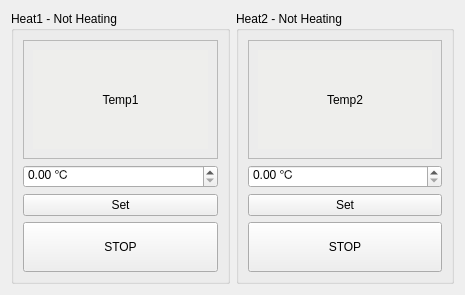
<?xml version="1.0" encoding="UTF-8"?>
<ui version="4.0">
 <class>Form</class>
 <widget class="QWidget" name="Form">
  <property name="geometry">
   <rect>
    <x>0</x>
    <y>0</y>
    <width>465</width>
    <height>295</height>
   </rect>
  </property>
  <property name="maximumSize">
   <size>
    <width>506</width>
    <height>600</height>
   </size>
  </property>
  <property name="windowTitle">
   <string>Form</string>
  </property>
  <layout class="QHBoxLayout" name="horizontalLayout">
   <item>
    <layout class="QVBoxLayout" name="verticalLayout_4">
     <item>
      <widget class="QGroupBox" name="heat1Box">
       <property name="title">
        <string>Heat1 - Not Heating</string>
       </property>
       <layout class="QVBoxLayout" name="verticalLayout">
        <item>
         <layout class="QVBoxLayout" name="verticalLayout_2">
          <item>
           <widget class="QFrame" name="heat1Frame">
            <property name="sizePolicy">
             <sizepolicy hsizetype="Minimum" vsizetype="Minimum">
              <horstretch>0</horstretch>
              <verstretch>0</verstretch>
             </sizepolicy>
            </property>
            <property name="minimumSize">
             <size>
              <width>0</width>
              <height>0</height>
             </size>
            </property>
            <property name="baseSize">
             <size>
              <width>0</width>
              <height>0</height>
             </size>
            </property>
            <property name="frameShape">
             <enum>QFrame::StyledPanel</enum>
            </property>
            <property name="frameShadow">
             <enum>QFrame::Raised</enum>
            </property>
            <layout class="QVBoxLayout" name="verticalLayout_3">
             <item>
              <widget class="QLabel" name="heat1Temp">
               <property name="sizePolicy">
                <sizepolicy hsizetype="Minimum" vsizetype="Minimum">
                 <horstretch>0</horstretch>
                 <verstretch>0</verstretch>
                </sizepolicy>
               </property>
               <property name="styleSheet">
                <string notr="true">background-color: rgb(238, 238, 236);</string>
               </property>
               <property name="text">
                <string>Temp1</string>
               </property>
               <property name="alignment">
                <set>Qt::AlignCenter</set>
               </property>
              </widget>
             </item>
            </layout>
           </widget>
          </item>
          <item>
           <widget class="QDoubleSpinBox" name="heat1Spin">
            <property name="suffix">
             <string> ℃</string>
            </property>
            <property name="maximum">
             <double>200.000000000000000</double>
            </property>
            <property name="singleStep">
             <double>10.000000000000000</double>
            </property>
           </widget>
          </item>
          <item>
           <widget class="QPushButton" name="heat1SetBtn">
            <property name="text">
             <string>Set</string>
            </property>
           </widget>
          </item>
         </layout>
        </item>
        <item>
         <widget class="QPushButton" name="stop1Btn">
          <property name="minimumSize">
           <size>
            <width>0</width>
            <height>50</height>
           </size>
          </property>
          <property name="text">
           <string>STOP</string>
          </property>
         </widget>
        </item>
       </layout>
      </widget>
     </item>
    </layout>
   </item>
   <item>
    <layout class="QVBoxLayout" name="verticalLayout_5">
     <item>
      <widget class="QGroupBox" name="heat2Box">
       <property name="title">
        <string>Heat2 - Not Heating</string>
       </property>
       <layout class="QVBoxLayout" name="verticalLayout_6">
        <item>
         <layout class="QVBoxLayout" name="verticalLayout_7">
          <item>
           <widget class="QFrame" name="heat2Frame">
            <property name="sizePolicy">
             <sizepolicy hsizetype="Minimum" vsizetype="Minimum">
              <horstretch>0</horstretch>
              <verstretch>0</verstretch>
             </sizepolicy>
            </property>
            <property name="minimumSize">
             <size>
              <width>0</width>
              <height>0</height>
             </size>
            </property>
            <property name="baseSize">
             <size>
              <width>0</width>
              <height>0</height>
             </size>
            </property>
            <property name="frameShape">
             <enum>QFrame::StyledPanel</enum>
            </property>
            <property name="frameShadow">
             <enum>QFrame::Raised</enum>
            </property>
            <layout class="QVBoxLayout" name="verticalLayout_8">
             <item>
              <widget class="QLabel" name="heat2Temp">
               <property name="sizePolicy">
                <sizepolicy hsizetype="Minimum" vsizetype="Minimum">
                 <horstretch>0</horstretch>
                 <verstretch>0</verstretch>
                </sizepolicy>
               </property>
               <property name="styleSheet">
                <string notr="true">background-color: rgb(238, 238, 236);</string>
               </property>
               <property name="text">
                <string>Temp2</string>
               </property>
               <property name="alignment">
                <set>Qt::AlignCenter</set>
               </property>
              </widget>
             </item>
            </layout>
           </widget>
          </item>
          <item>
           <widget class="QDoubleSpinBox" name="heat2Spin">
            <property name="suffix">
             <string> ℃</string>
            </property>
            <property name="maximum">
             <double>200.000000000000000</double>
            </property>
            <property name="singleStep">
             <double>10.000000000000000</double>
            </property>
           </widget>
          </item>
          <item>
           <widget class="QPushButton" name="heat2SetBtn">
            <property name="text">
             <string>Set</string>
            </property>
           </widget>
          </item>
         </layout>
        </item>
        <item>
         <widget class="QPushButton" name="stop2Btn">
          <property name="minimumSize">
           <size>
            <width>0</width>
            <height>50</height>
           </size>
          </property>
          <property name="text">
           <string>STOP</string>
          </property>
         </widget>
        </item>
       </layout>
      </widget>
     </item>
    </layout>
   </item>
  </layout>
 </widget>
 <resources/>
 <connections/>
</ui>
